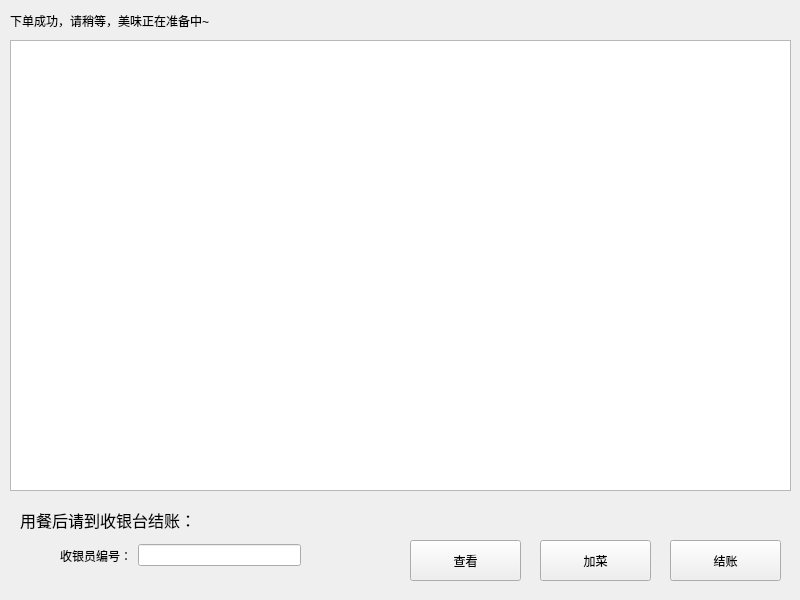
<?xml version="1.0" encoding="UTF-8"?>
<ui version="4.0">
 <class>Dinein_ok</class>
 <widget class="QWidget" name="Dinein_ok">
  <property name="geometry">
   <rect>
    <x>0</x>
    <y>0</y>
    <width>800</width>
    <height>600</height>
   </rect>
  </property>
  <property name="windowTitle">
   <string>当前订单</string>
  </property>
  <widget class="QLabel" name="label">
   <property name="geometry">
    <rect>
     <x>10</x>
     <y>-40</y>
     <width>481</width>
     <height>121</height>
    </rect>
   </property>
   <property name="styleSheet">
    <string notr="true">font: 12pt &quot;幼圆&quot;;</string>
   </property>
   <property name="text">
    <string>下单成功，请稍等，美味正在准备中~</string>
   </property>
  </widget>
  <widget class="QPushButton" name="backtoorder">
   <property name="geometry">
    <rect>
     <x>540</x>
     <y>540</y>
     <width>111</width>
     <height>41</height>
    </rect>
   </property>
   <property name="styleSheet">
    <string notr="true">font: 12pt &quot;Agency FB&quot;;</string>
   </property>
   <property name="text">
    <string>加菜</string>
   </property>
  </widget>
  <widget class="QPushButton" name="pay">
   <property name="geometry">
    <rect>
     <x>670</x>
     <y>540</y>
     <width>111</width>
     <height>41</height>
    </rect>
   </property>
   <property name="styleSheet">
    <string notr="true">font: 12pt &quot;Agency FB&quot;;</string>
   </property>
   <property name="text">
    <string>结账</string>
   </property>
  </widget>
  <widget class="QLabel" name="label_2">
   <property name="geometry">
    <rect>
     <x>20</x>
     <y>500</y>
     <width>281</width>
     <height>41</height>
    </rect>
   </property>
   <property name="text">
    <string>&lt;html&gt;&lt;head/&gt;&lt;body&gt;&lt;p&gt;&lt;span style=&quot; font-size:12pt;&quot;&gt;用餐后请到收银台结账：&lt;/span&gt;&lt;/p&gt;&lt;/body&gt;&lt;/html&gt;</string>
   </property>
  </widget>
  <widget class="QTableView" name="order_now">
   <property name="geometry">
    <rect>
     <x>10</x>
     <y>40</y>
     <width>781</width>
     <height>451</height>
    </rect>
   </property>
  </widget>
  <widget class="QWidget" name="layoutWidget">
   <property name="geometry">
    <rect>
     <x>60</x>
     <y>530</y>
     <width>241</width>
     <height>51</height>
    </rect>
   </property>
   <layout class="QHBoxLayout" name="horizontalLayout">
    <item>
     <widget class="QLabel" name="label_3">
      <property name="styleSheet">
       <string notr="true">font: 12pt &quot;Agency FB&quot;;</string>
      </property>
      <property name="text">
       <string>收银员编号：</string>
      </property>
     </widget>
    </item>
    <item>
     <widget class="QLineEdit" name="cashierid"/>
    </item>
   </layout>
  </widget>
  <widget class="QPushButton" name="lookButton">
   <property name="geometry">
    <rect>
     <x>410</x>
     <y>540</y>
     <width>111</width>
     <height>41</height>
    </rect>
   </property>
   <property name="styleSheet">
    <string notr="true">font: 12pt &quot;Agency FB&quot;;</string>
   </property>
   <property name="text">
    <string>查看</string>
   </property>
  </widget>
 </widget>
 <resources/>
 <connections/>
</ui>
